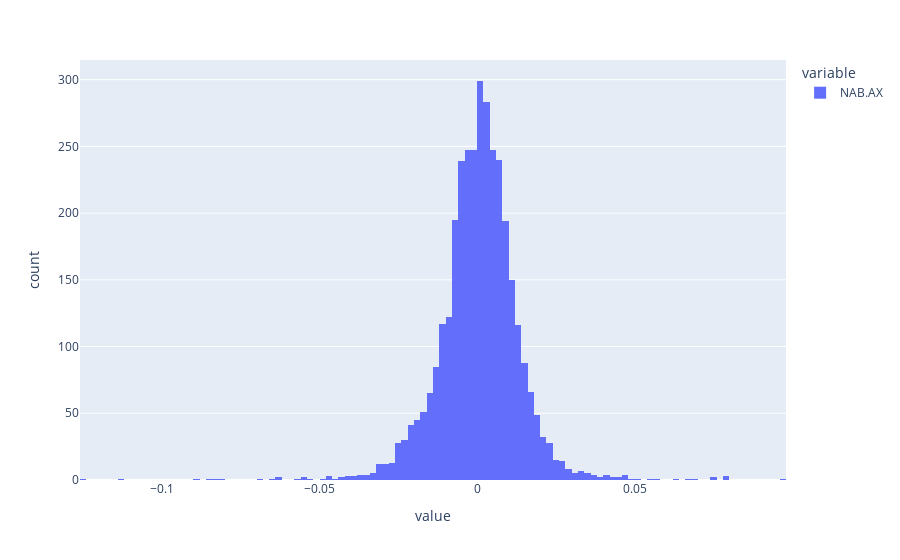

The notebook cell this image was saved under:
### Code cell
result1 = Close['NAB.AX']
result2 = result1.pct_change().dropna()
result2.plot(kind='hist')

### Figure 1 — Plotly figure (JSON) as saved in the notebook; plotly's stock layout.template omitted (floating-point values rounded to 4 significant figures; data arrays with more than 128 entries replaced by an {"elided": "..."} marker saying what was removed)
{"data": [{"bingroup": "x", "hovertemplate": "variable=NAB.AX<br>value=%{x}<br>count=%{y}<extra></extra>", "legendgroup": "NAB.AX", "marker": {"color": "#636efa", "pattern": {"shape": ""}}, "name": "NAB.AX", "orientation": "v", "showlegend": true, "type": "histogram", "x": {"elided": "3466 float values"}, "xaxis": "x", "yaxis": "y"}], "layout": {"barmode": "relative", "legend": {"title": {"text": "variable"}, "tracegroupgap": 0}, "margin": {"t": 60}, "xaxis": {"anchor": "y", "domain": [0, 1], "title": {"text": "value"}}, "yaxis": {"anchor": "x", "domain": [0, 1], "title": {"text": "count"}}}}
